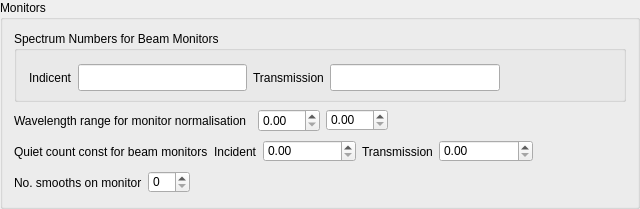
    <widget class="QGroupBox" name="monitorsGroupBox">
     <property name="sizePolicy">
      <sizepolicy hsizetype="Expanding" vsizetype="Minimum">
       <horstretch>0</horstretch>
       <verstretch>0</verstretch>
      </sizepolicy>
     </property>
     <property name="minimumSize">
      <size>
       <width>640</width>
       <height>200</height>
      </size>
     </property>
     <property name="maximumSize">
      <size>
       <width>16777215</width>
       <height>16777215</height>
      </size>
     </property>
     <property name="title">
      <string>Monitors</string>
     </property>
     <layout class="QVBoxLayout" name="verticalLayout_2">
      <item>
       <widget class="QGroupBox" name="groupBox_2">
        <property name="sizePolicy">
         <sizepolicy hsizetype="Expanding" vsizetype="Expanding">
          <horstretch>0</horstretch>
          <verstretch>0</verstretch>
         </sizepolicy>
        </property>
        <property name="minimumSize">
         <size>
          <width>0</width>
          <height>71</height>
         </size>
        </property>
        <property name="title">
         <string>Spectrum Numbers for Beam Monitors</string>
        </property>
        <widget class="QWidget" name="layoutWidget">
         <property name="geometry">
          <rect>
           <x>15</x>
           <y>33</y>
           <width>640</width>
           <height>27</height>
          </rect>
         </property>
         <layout class="QHBoxLayout" name="horizontalLayout_2">
          <item>
           <widget class="QLabel" name="spectrumNumbersIBLabel">
            <property name="sizePolicy">
             <sizepolicy hsizetype="Minimum" vsizetype="Expanding">
              <horstretch>0</horstretch>
              <verstretch>0</verstretch>
             </sizepolicy>
            </property>
            <property name="minimumSize">
             <size>
              <width>0</width>
              <height>25</height>
             </size>
            </property>
            <property name="text">
             <string>Indicent</string>
            </property>
           </widget>
          </item>
          <item>
           <widget class="QLineEdit" name="spectrumNumbersIBLineEdit">
            <property name="sizePolicy">
             <sizepolicy hsizetype="Expanding" vsizetype="Expanding">
              <horstretch>0</horstretch>
              <verstretch>0</verstretch>
             </sizepolicy>
            </property>
            <property name="minimumSize">
             <size>
              <width>91</width>
              <height>25</height>
             </size>
            </property>
           </widget>
          </item>
          <item>
           <widget class="QLabel" name="spectrumNumbersTLabel">
            <property name="sizePolicy">
             <sizepolicy hsizetype="Minimum" vsizetype="Expanding">
              <horstretch>0</horstretch>
              <verstretch>0</verstretch>
             </sizepolicy>
            </property>
            <property name="minimumSize">
             <size>
              <width>0</width>
              <height>25</height>
             </size>
            </property>
            <property name="text">
             <string>Transmission</string>
            </property>
           </widget>
          </item>
          <item>
           <widget class="QLineEdit" name="spectrumNumbersTLineEdit">
            <property name="sizePolicy">
             <sizepolicy hsizetype="Expanding" vsizetype="Expanding">
              <horstretch>0</horstretch>
              <verstretch>0</verstretch>
             </sizepolicy>
            </property>
            <property name="minimumSize">
             <size>
              <width>91</width>
              <height>25</height>
             </size>
            </property>
           </widget>
          </item>
          <item>
           <spacer name="horizontalSpacer_6">
            <property name="orientation">
             <enum>Qt::Horizontal</enum>
            </property>
            <property name="sizeHint" stdset="0">
             <size>
              <width>40</width>
              <height>20</height>
             </size>
            </property>
           </spacer>
          </item>
         </layout>
        </widget>
       </widget>
      </item>
      <item>
       <layout class="QHBoxLayout" name="horizontalLayout_3">
        <item>
         <widget class="QLabel" name="wavelengthRangeMonNormLabel">
          <property name="sizePolicy">
           <sizepolicy hsizetype="MinimumExpanding" vsizetype="Preferred">
            <horstretch>0</horstretch>
            <verstretch>0</verstretch>
           </sizepolicy>
          </property>
          <property name="minimumSize">
           <size>
            <width>0</width>
            <height>25</height>
           </size>
          </property>
          <property name="text">
           <string>Wavelength range for monitor normalisation</string>
          </property>
         </widget>
        </item>
        <item>
         <widget class="QDoubleSpinBox" name="minWavelengthMonNormSpinBox">
          <property name="sizePolicy">
           <sizepolicy hsizetype="Maximum" vsizetype="Fixed">
            <horstretch>0</horstretch>
            <verstretch>0</verstretch>
           </sizepolicy>
          </property>
          <property name="minimumSize">
           <size>
            <width>62</width>
            <height>22</height>
           </size>
          </property>
          <property name="maximumSize">
           <size>
            <width>62</width>
            <height>16777215</height>
           </size>
          </property>
         </widget>
        </item>
        <item>
         <widget class="QDoubleSpinBox" name="maxWavelengthMonNormSpinBox">
          <property name="sizePolicy">
           <sizepolicy hsizetype="Expanding" vsizetype="Fixed">
            <horstretch>0</horstretch>
            <verstretch>0</verstretch>
           </sizepolicy>
          </property>
          <property name="minimumSize">
           <size>
            <width>62</width>
            <height>22</height>
           </size>
          </property>
          <property name="maximumSize">
           <size>
            <width>42</width>
            <height>22</height>
           </size>
          </property>
         </widget>
        </item>
        <item>
         <spacer name="horizontalSpacer_8">
          <property name="orientation">
           <enum>Qt::Horizontal</enum>
          </property>
          <property name="sizeHint" stdset="0">
           <size>
            <width>40</width>
            <height>20</height>
           </size>
          </property>
         </spacer>
        </item>
       </layout>
      </item>
      <item>
       <layout class="QHBoxLayout" name="horizontalLayout_4">
        <item>
         <widget class="QLabel" name="queitCountConstLabel">
          <property name="sizePolicy">
           <sizepolicy hsizetype="Minimum" vsizetype="Preferred">
            <horstretch>0</horstretch>
            <verstretch>0</verstretch>
           </sizepolicy>
          </property>
          <property name="minimumSize">
           <size>
            <width>0</width>
            <height>0</height>
           </size>
          </property>
          <property name="text">
           <string>Quiet count const for beam monitors</string>
          </property>
         </widget>
        </item>
        <item>
         <widget class="QLabel" name="queitCountConstLabel_2">
          <property name="sizePolicy">
           <sizepolicy hsizetype="Minimum" vsizetype="Preferred">
            <horstretch>0</horstretch>
            <verstretch>0</verstretch>
           </sizepolicy>
          </property>
          <property name="minimumSize">
           <size>
            <width>0</width>
            <height>0</height>
           </size>
          </property>
          <property name="text">
           <string>Incident</string>
          </property>
         </widget>
        </item>
        <item>
         <widget class="QDoubleSpinBox" name="incidentMonitorQuietCountConstSpinBox">
          <property name="sizePolicy">
           <sizepolicy hsizetype="Expanding" vsizetype="Fixed">
            <horstretch>0</horstretch>
            <verstretch>0</verstretch>
           </sizepolicy>
          </property>
          <property name="minimumSize">
           <size>
            <width>62</width>
            <height>22</height>
           </size>
          </property>
          <property name="maximumSize">
           <size>
            <width>16777215</width>
            <height>22</height>
           </size>
          </property>
         </widget>
        </item>
        <item>
         <widget class="QLabel" name="queitCountConstTMLabel">
          <property name="minimumSize">
           <size>
            <width>0</width>
            <height>25</height>
           </size>
          </property>
          <property name="text">
           <string>Transmission</string>
          </property>
         </widget>
        </item>
        <item>
         <widget class="QDoubleSpinBox" name="transmissionMonitorQuietCountConstSpinBox">
          <property name="sizePolicy">
           <sizepolicy hsizetype="Expanding" vsizetype="Fixed">
            <horstretch>0</horstretch>
            <verstretch>0</verstretch>
           </sizepolicy>
          </property>
          <property name="minimumSize">
           <size>
            <width>63</width>
            <height>22</height>
           </size>
          </property>
          <property name="maximumSize">
           <size>
            <width>16777215</width>
            <height>22</height>
           </size>
          </property>
         </widget>
        </item>
        <item>
         <spacer name="horizontalSpacer_9">
          <property name="orientation">
           <enum>Qt::Horizontal</enum>
          </property>
          <property name="sizeHint" stdset="0">
           <size>
            <width>40</width>
            <height>20</height>
           </size>
          </property>
         </spacer>
        </item>
       </layout>
      </item>
      <item>
       <layout class="QHBoxLayout" name="horizontalLayout_5">
        <item>
         <widget class="QLabel" name="noSmoothsOnMonitorLabel">
          <property name="sizePolicy">
           <sizepolicy hsizetype="Minimum" vsizetype="Preferred">
            <horstretch>0</horstretch>
            <verstretch>0</verstretch>
           </sizepolicy>
          </property>
          <property name="minimumSize">
           <size>
            <width>0</width>
            <height>25</height>
           </size>
          </property>
          <property name="maximumSize">
           <size>
            <width>180</width>
            <height>16777215</height>
           </size>
          </property>
          <property name="text">
           <string>No. smooths on monitor</string>
          </property>
         </widget>
        </item>
        <item>
         <widget class="QSpinBox" name="noSmoothsOnMonitorSpinBox">
          <property name="minimumSize">
           <size>
            <width>42</width>
            <height>22</height>
           </size>
          </property>
          <property name="maximumSize">
           <size>
            <width>42</width>
            <height>22</height>
           </size>
          </property>
         </widget>
        </item>
        <item>
         <spacer name="horizontalSpacer">
          <property name="orientation">
           <enum>Qt::Horizontal</enum>
          </property>
          <property name="sizeType">
           <enum>QSizePolicy::MinimumExpanding</enum>
          </property>
          <property name="sizeHint" stdset="0">
           <size>
            <width>40</width>
            <height>20</height>
           </size>
          </property>
         </spacer>
        </item>
       </layout>
      </item>
     </layout>
    </widget>
